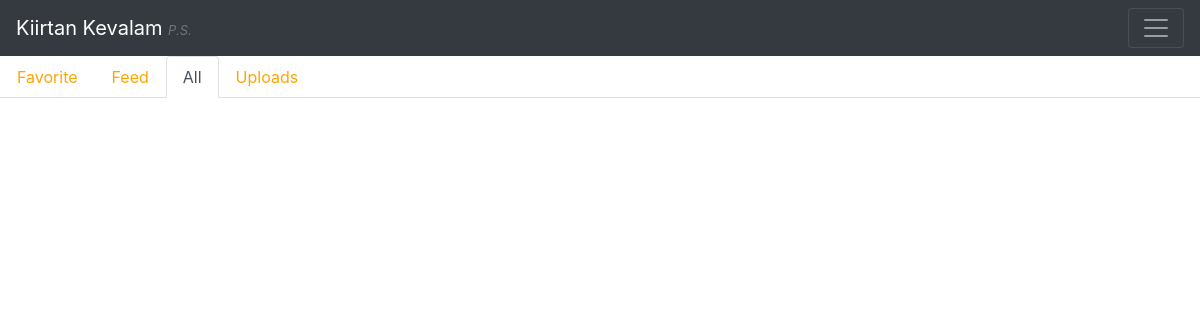
Before: /psall/ with the older database file.
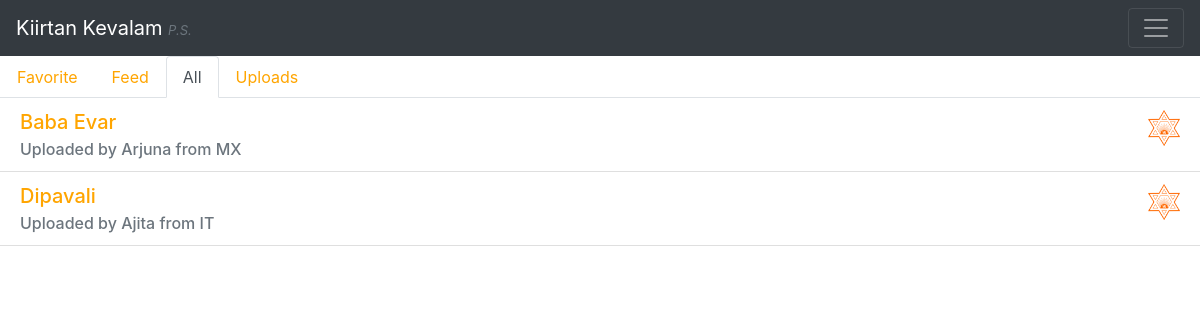
After: the same page with the newer database file.
### Song/models.py (models this page shows, shortened)
class Song(models.Model):
    title          = models.CharField(max_length=120)
    SONG_TYPES     = (
        ('KI', 'Kiirtan'),
        ('PS', 'Prabhat Samgiita'),
        ('BH', 'Bhajan'),
    )
    type              = models.CharField(max_length=30, choices=SONG_TYPES)
    capo              = models.PositiveIntegerField(blank=True, null=True, validators=[MaxValueValidator(12)])
    description       = models.TextField(blank=True)
    uploader          = models.ForeignKey('Profile', null=True, on_delete=models.SET_NULL)
    written_by        = models.CharField(max_length=50, blank=True)
    song_text         = models.TextField(blank=True)
    audio_file         = models.FileField()
    upload_date       = models.DateField(auto_now=False, auto_now_add=True)
    edit_date         = models.DateField(auto_now=True, auto_now_add=False)
    chords            = models.ManyToManyField('Chord', related_name='chords', through='ChordIndex')

class Profile(models.Model):
    user          = models.OneToOneField(User,on_delete=models.CASCADE)
    sanskrit_name = models.CharField(max_length=100)
    country       = CountryField(max_length=50)
    city          = models.CharField(max_length=50, blank=True, null=True)
    profile_pic    = models.ImageField(upload_to='profile_pics',blank=True)
    liked_songs   = models.ManyToManyField(Song, related_name="liked_songs", through='IsFavourite')

### Song/views.py (the view)
# urls.py: path('psall/', psall_view),
def psall_view(request):
    global psContext
    return render(request,"psall.html",psContext)

### Templates/psall.html (shortened to what this page needs)
{% extends "psfav.html" %}
{% block pstabs %}
<ul class="nav nav-tabs">
    <li class="nav-item">
      <a class="nav-link" href="/psfav/">Favorite</a>
    </li>
    <li class="nav-item">
      <a class="nav-link" href="/psfeed/">Feed</a>
    </li>
    <li class="nav-item">
      <a class="nav-link active" href="/psall/">All</a>
    </li>
    <li class="nav-item">
      <a class="nav-link" href="/psuploads/">Uploads</a>
    </li>
  </ul>
{% endblock pstabs %}
{% block renderps %}
    {% include 'renderer.html' with songlist=allPs%}
{% endblock renderps %}

### Templates/listitem.html
{% load static %}
<div class="songlist-element">
    <li class="list-group-item">
        <h5 class="card-title"> <a href="/song/">{{ song.title }}</a>
            {% if song not in user.profile.liked_songs.all %}
                <a href="{% url 'add-song-view' id=song.pk %}">
                    <img class="pratik" src="{% static 'resources/img/pratik.png' %}" alt="">
                </a>
            {% else %}
                <a href="{% url 'delete-song-view' id=song.pk %}">
                    <img class="pratik-selected" src="{% static 'resources/img/pratik-selected.png' %}" alt="">
                </a>
            {% endif %}
        </h5>
        <h6 class="card-subtitle mt-10 text-muted">Uploaded by
            {% firstof song.uploader.sanskrit_name song.uploader.name "a margii"%} from {{ song.uploader.country }}</h6>
    </li>
</div>

Changed rows visible on the page:
now on this page (row edited): Song: title "Baba Evar", uploader.sanskrit_name "Arjuna", uploader.country "MX"
added Song: title "Dipavali", uploader.sanskrit_name "Ajita", uploader.country "IT"
